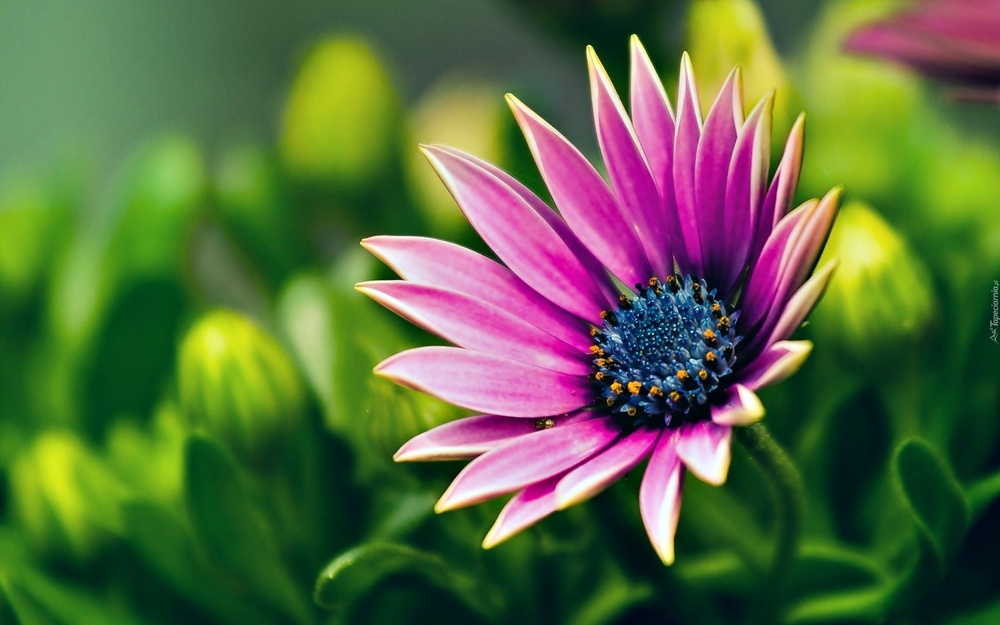
#> input picture lab4/obraz.jpg, 1000 x 625 px, shrunk from 2560 x 1600 before the run, found by its file name
$ python zad_lab6.py
#> lines starting #> are read from the running program, lines starting #| are printed output that depends on the picture
from PIL import Image
import numpy as np
import matplotlib.pyplot as plt

obraz = Image.open('D:/WGM_KR/lab4/obraz.jpg')
#> obraz is the input picture: PIL image 1000x625 RGB; mean R, G, B 90.5, 106.3, 65.2
print("rozmiar", obraz.size)
#| rozmiar (1000, 625)
#obraz.show()

# zadanie 1.1
def zakres(w, h):
    return [(i, j) for i in range(w) for j in range(h)]

# [113 lines left out: functions rysuj_prostokat, rysuj_kwadrat, rysuj_kwadrat_grub, odbij_gora_dol, odbij_dol_na_gore, odbij_gore_na_dol and 2 more, not called in this run]
# odbij_w_pionie1(obraz).show()
# po zmianie dostajemy lustrzane odbicie, dzieje się tak bo odwracając chcemy pobierać piksele
# z już zmienionej połowy tablicy, więc robimy kopię
#------------------------------------------------------
# zadanie 3
def rysuj_kolo(obraz,m_s,n_s,r):
#> called with m_s = 200, n_s = 200, r = 100
    obraz1 = obraz.copy()
    tab = obraz.load()
    tab1 = obraz1.load()
    w, h = obraz.size
#> w = 1000; h = 625
    for i, j in zakres(w, h):# zostaje ucinany obraz
        if (i - m_s) ** 2 + (j - n_s) ** 2 < r ** 2:
            tab1[i,j] = tab[i + 200, j + 50] # jak zawsze dostawać z miejsca a nie względem kopii
    return obraz1
rysuj_kolo(obraz, 200,200,100).show()
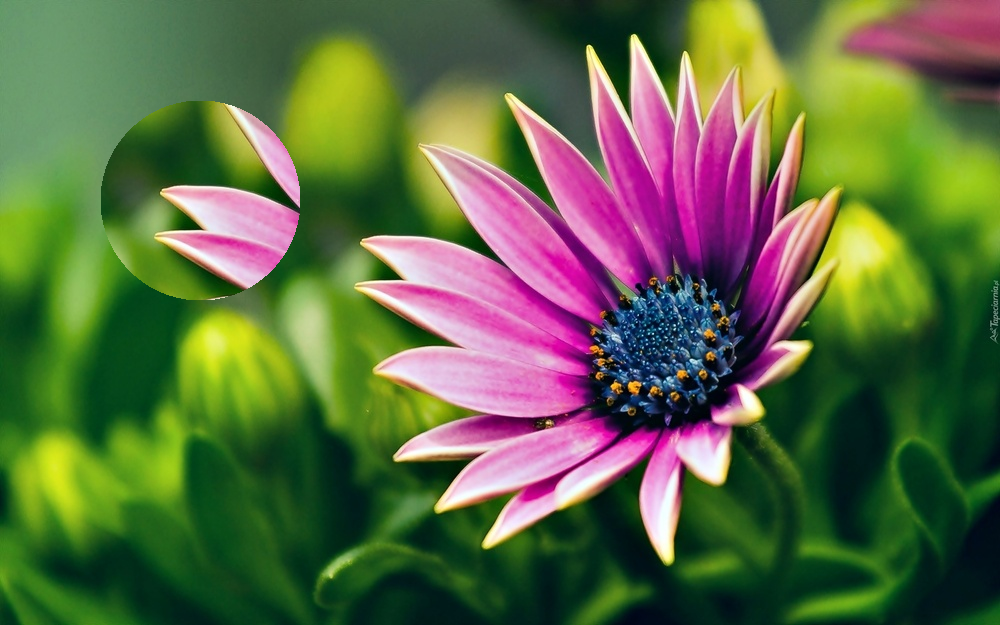
#> shown: PIL image 1000x625 RGB; mean R, G, B 93, 106.3, 67.3

$ run again, with lab4/jesien.jpg copied over lab4/obraz.jpg
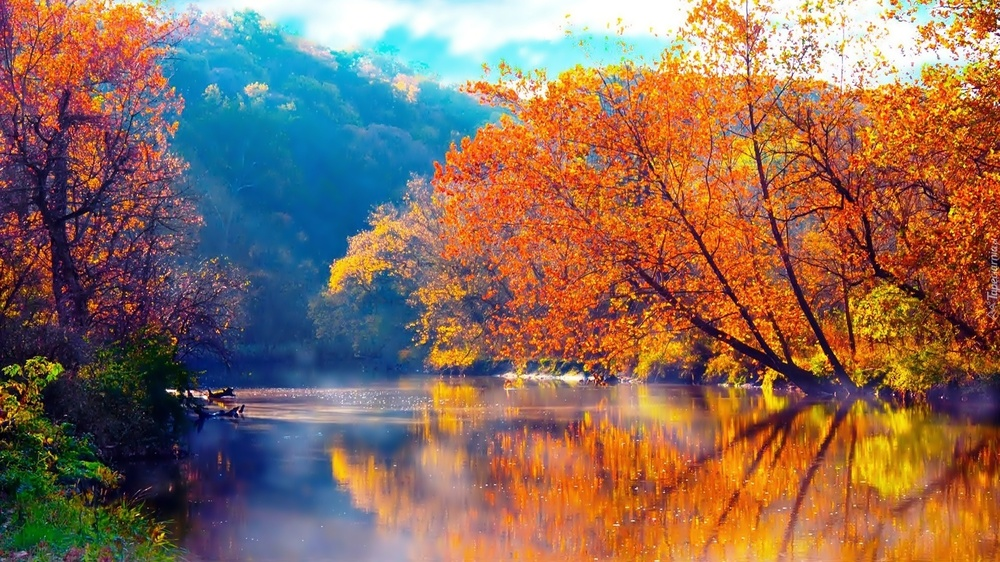
#> input picture lab4/jesien.jpg, 1000 x 562 px, shrunk from 1920 x 1080 before the run, found by its file name
#> obraz is the input picture: PIL image 1000x562 RGB; mean R, G, B 139.2, 107.4, 90.7
#| rozmiar (1000, 562)
#> `rysuj_kolo(obraz, 200,200,100).show()`:
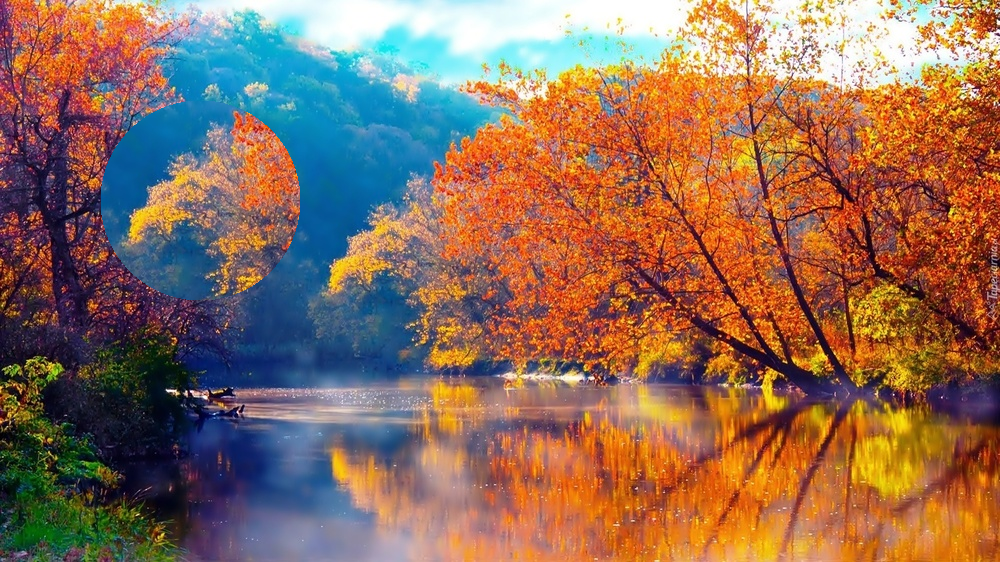
#> shown: PIL image 1000x562 RGB; mean R, G, B 141.9, 108.5, 90
